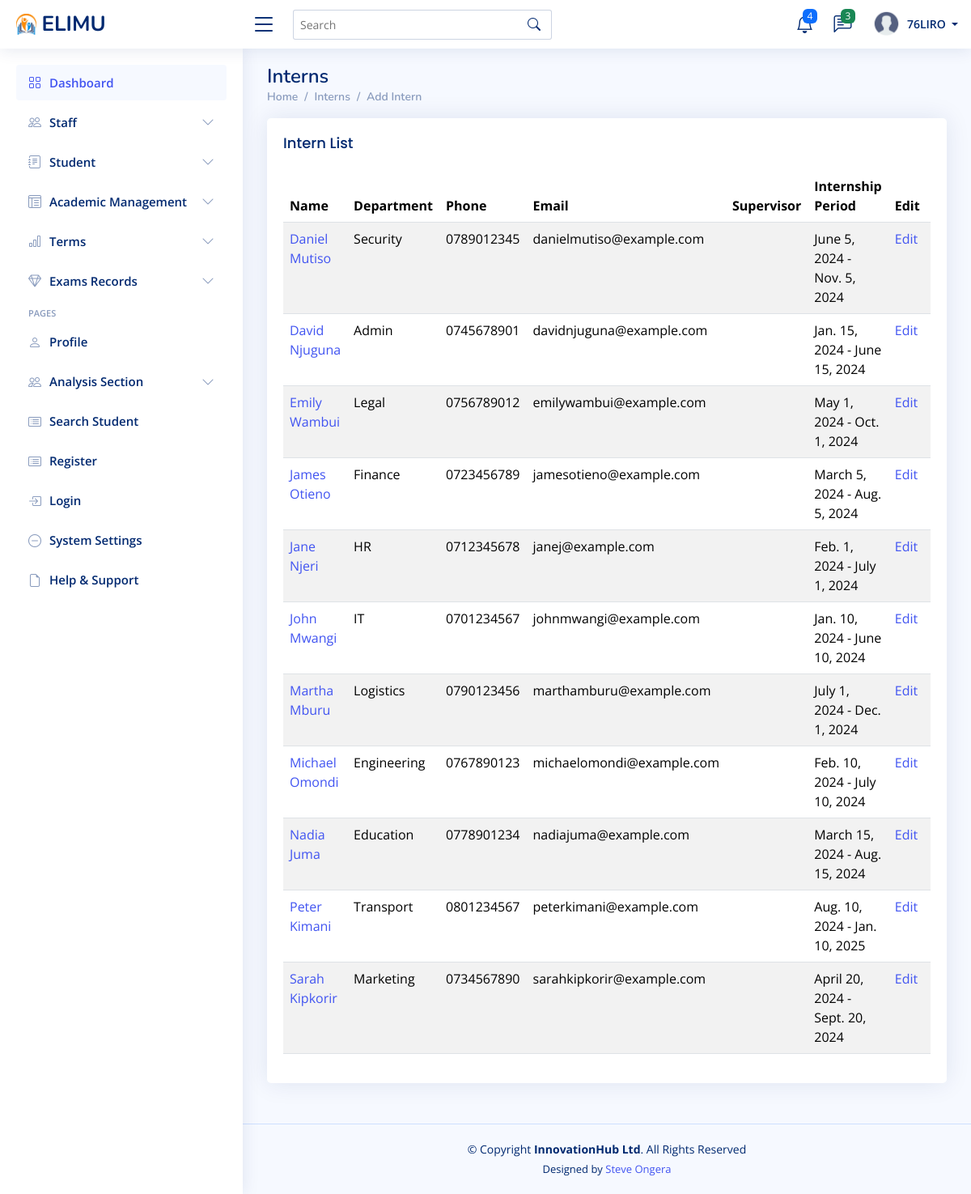
The page /intern/ (signed in) on the database its author committed.
### myapp/models.py (models this page shows, shortened)
class Intern(models.Model):
    id_number = models.CharField(max_length=20, unique=True)
    first_name = models.CharField(max_length=100)
    last_name = models.CharField(max_length=100)
    email = models.EmailField(unique=True)
    phone = models.CharField(max_length=15, unique=True)
    address = models.TextField(null=True, blank=True)
    date_of_birth = models.DateField(null=True, blank=True)
    gender = models.CharField(max_length=10, choices=[('M', 'Male'), ('F', 'Female')], null=True, blank=True)
    nationality = models.CharField(max_length=50, null=True, blank=True)
    department = models.CharField(max_length=100, null=True, blank=True)
    position = models.CharField(max_length=100, null=True, blank=True)  # e.g., IT Intern, Admin Intern
    start_date = models.DateField(null=True, blank=True)
    end_date = models.DateField(null=True, blank=True)
    stipend = models.DecimalField(max_digits=10, decimal_places=2, null=True, blank=True)
    profile_image = models.ImageField(upload_to="intern_profiles/", default="profile.png", null=True, blank=True)
    emergency_contact_name = models.CharField(max_length=100, null=True, blank=True)
    emergency_contact_phone = models.CharField(max_length=15, null=True, blank=True)
    emergency_contact_relationship = models.CharField(max_length=50, null=True, blank=True)
    created_at = models.DateTimeField(auto_now_add=True)
    updated_at = models.DateTimeField(auto_now=True)
    class Meta:
        ordering = ['first_name', 'last_name']

### myapp/views.py (the view)
# urls.py: path('intern/', views.intern_list, name='intern_list'),
@login_required
@user_passes_test(is_staff_user)
def intern_list(request):
    interns = Intern.objects.all()
    return render(request, 'intern/intern_list.html', {'interns': interns})

### myapp/context_processors.py (called while the page is built)
def unread_messages(request):
    if request.user.is_authenticated:
        messages = Message.objects.filter(receiver=request.user, is_read=False).order_by('-timestamp')
        return {'messages': messages}
    return {'messages': []}

### myapp/views.py (called while the page is built)
def is_staff_user(user):
    return user.is_staff

### templates/intern/intern_list.html
{% extends "base/base.html" %}
{% block content %}
<div class="pagetitle">
    <h1>Interns</h1>
    <nav>
        <ol class="breadcrumb">
            <li class="breadcrumb-item"><a href="{% url 'admin_dashboard' %}">Home</a></li>
            <li class="breadcrumb-item">Interns</li>
            <li class="breadcrumb-item active"><a href="{% url 'create_intern' %}">Add Intern</a></li>
        </ol>
    </nav>
</div>
<section class="section">
    <div class="row">
        <div class="col-lg-12">
            <div class="card">
                <div class="card-body">
                    <h5 class="card-title">Intern List</h5>
                    <div class="table-responsive">
                        <table class="table table-striped datatable">
                            <thead>
                                <tr>
                                    <th>Name</th>
                                    <th>Department</th>
                                    <th>Phone</th>
                                    <th>Email</th>
                                    <th>Supervisor</th>
                                    <th>Internship Period</th>
                                    <th>Edit</th>
                                    <th>Delete</th>
                                </tr>
                            </thead>
                            <tbody>
                                {% for intern in interns %}
                                <tr>
                                    <td>
                                        <a href="{% url 'intern_detail' intern.pk %}">
                                            {{ intern.first_name }} {{ intern.last_name }}
                                        </a>
                                    </td>
                                    <td>{{ intern.department }}</td>
                                    <td>{{ intern.phone }}</td>
                                    <td>{{ intern.email }}</td>
                                    <td>{{ intern.supervisor }}</td>
                                    <td>{{ intern.start_date }} - {{ intern.end_date }}</td>
                                    <td><a href="{% url 'update_intern' intern.pk %}">Edit</a></td>
                                    <td><a href="{% url 'delete_intern' intern.pk %}">Delete</a></td>
                                </tr>
                                {% endfor %}
                            </tbody>
                        </table>
                    </div>
                </div>
            </div>
        </div>
    </div>
</section>
{% endblock %}

### templates/base/navbar.html (shortened to what this page needs)
{% load static %}
<header id="header" class="header fixed-top d-flex align-items-center">
    <div class="d-flex align-items-center justify-content-between">
      {% if request.user.is_staff %}
        <a href="{% url 'admin_dashboard'%}" class="logo d-flex align-items-center">
        {% else %}
        <a href="{% url 'student_dashboard'%}" class="logo d-flex align-items-center">
      {% endif %}
        <img src="{% static 'assets/img/logo.png'%}" alt="">
        <span class="d-none d-lg-block">ELIMU</span>
      </a>
      <i class="bi bi-list toggle-sidebar-btn"></i>
    </div>
    <div class="search-bar">
      <form class="search-form d-flex align-items-center" method="POST" action="#">
        <input type="text" name="query" placeholder="Search" title="Enter search keyword">
        <button type="submit" title="Search"><i class="bi bi-search"></i></button>
      </form>
    </div>
    <nav class="header-nav ms-auto">
      <ul class="d-flex align-items-center">
        <li class="nav-item dropdown">
          <a class="nav-link nav-icon" href="#" data-bs-toggle="dropdown">
            <i class="bi bi-bell"></i>
            <span class="badge bg-primary badge-number">4</span>
          </a>
            </li>
          </ul>
        <li class="nav-item dropdown">
          <a class="nav-link nav-icon" href="#" data-bs-toggle="dropdown">
            <i class="bi bi-chat-left-text"></i>
            <span class="badge bg-success badge-number">3</span>
          </a>
        </li>
        <li class="nav-item dropdown pe-3">
          <a class="nav-link nav-profile d-flex align-items-center pe-0" href="#" data-bs-toggle="dropdown">
            <img src="{% static 'assets/img/profile.png'%}" alt="Profile" class="rounded-circle">
            <span class="d-none d-md-block dropdown-toggle ps-2">
              {% if user.is_authenticated %}
                   {{ user.username }}
              {% else %}
                  Admin
              {% endif %}
            </span>
          </a>
        </li>
    </nav>
  </header>

### static/assets/css/style.css (style rules this page uses)
:root { scroll-behavior: smooth; }
body { font-family: "Open Sans", sans-serif; background: #f6f9ff; color: #444444; }
a { color: #4154f1; text-decoration: none; }
h1, h2, h3, h4, h5, h6 { font-family: "Nunito", sans-serif; }
.pagetitle { margin-bottom: 10px; }
.pagetitle h1 { font-size: 24px; margin-bottom: 0; font-weight: 600; color: #012970; }
.card { margin-bottom: 30px; border: none; border-radius: 5px; box-shadow: 0px 0 30px rgba(1, 41, 112, 0.1); }
.card-title { padding: 20px 0 15px 0; font-size: 18px; font-weight: 500; color: #012970; font-family: "Poppins", sans-serif; }
.card-body { padding: 0 20px 20px 20px; }
.breadcrumb { font-size: 14px; font-family: "Nunito", sans-serif; color: #899bbd; font-weight: 600; }
.breadcrumb a { color: #899bbd; transition: 0.3s; }
.breadcrumb .breadcrumb-item::before { color: #899bbd; }
.breadcrumb .active { color: #51678f; font-weight: 600; }
.logo { line-height: 1; }
@media (min-width: 1200px) { .logo { width: 280px; } }
.logo img { max-height: 26px; margin-right: 6px; }
.logo span { font-size: 26px; font-weight: 700; color: #012970; font-family: "Nunito", sans-serif; }
.header { transition: all 0.5s; z-index: 997; height: 60px; box-shadow: 0px 2px 20px rgba(1, 41, 112, 0.1); background-color: #fff; padding-left: 20px; }
.header .toggle-sidebar-btn { font-size: 32px; padding-left: 10px; cursor: pointer; color: #012970; }
.header .search-bar { min-width: 360px; padding: 0 20px; }
.header .search-form { width: 100%; }
.header .search-form input { border: 0; font-size: 14px; color: #012970; border: 1px solid rgba(1, 41, 112, 0.2); padding: 7px 38px 7px 8px; border-radius: 3px; transition: 0.3s; width: 100%; }
.header .search-form button { border: 0; padding: 0; margin-left: -30px; background: none; }
.header .search-form button i { color: #012970; }
.header-nav ul { list-style: none; }
.header-nav>ul { margin: 0; padding: 0; }
.header-nav .nav-icon { font-size: 22px; color: #012970; margin-right: 25px; position: relative; }
.header-nav .nav-profile { color: #012970; }
.header-nav .nav-profile img { max-height: 36px; }
.header-nav .nav-profile span { font-size: 14px; font-weight: 600; }
.header-nav .badge-number { position: absolute; inset: -2px -5px auto auto; font-weight: normal; font-size: 12px; padding: 3px 6px; }

### rows shown on the page
Intern: first_name "Daniel", last_name "Mutiso", department "Security", phone "0789012345", email "danielmutiso@example.com", start_date "June 5, 2024", end_date "Nov. 5, 2024"
Intern: first_name "David", last_name "Njuguna", department "Admin", phone "0745678901", email "davidnjuguna@example.com", start_date "Jan. 15, 2024", end_date "June 15, 2024"
Intern: first_name "Emily", last_name "Wambui", department "Legal", phone "0756789012", email "emilywambui@example.com", start_date "May 1, 2024", end_date "Oct. 1, 2024"
Intern: first_name "James", last_name "Otieno", department "Finance", phone "0723456789", email "jamesotieno@example.com", start_date "March 5, 2024", end_date "Aug. 5, 2024"
Intern: first_name "Jane", last_name "Njeri", department "HR", phone "0712345678", email "janej@example.com", start_date "Feb. 1, 2024", end_date "July 1, 2024"
Intern: first_name "John", last_name "Mwangi", department "IT", phone "0701234567", email "johnmwangi@example.com", start_date "Jan. 10, 2024", end_date "June 10, 2024"
Intern: first_name "Martha", last_name "Mburu", department "Logistics", phone "0790123456", email "marthamburu@example.com", start_date "July 1, 2024", end_date "Dec. 1, 2024"
Intern: first_name "Michael", last_name "Omondi", department "Engineering", phone "0767890123", email "michaelomondi@example.com", start_date "Feb. 10, 2024", end_date "July 10, 2024"
Intern: first_name "Nadia", last_name "Juma", department "Education", phone "0778901234", email "nadiajuma@example.com", start_date "March 15, 2024", end_date "Aug. 15, 2024"
Intern: first_name "Peter", last_name "Kimani", department "Transport", phone "0801234567", email "peterkimani@example.com", start_date "Aug. 10, 2024", end_date "Jan. 10, 2025"
Intern: first_name "Sarah", last_name "Kipkorir", department "Marketing", phone "0734567890", email "sarahkipkorir@example.com", start_date "April 20, 2024", end_date "Sept. 20, 2024"

### other values the page prints
{{ user.username }} "76LIRO"
